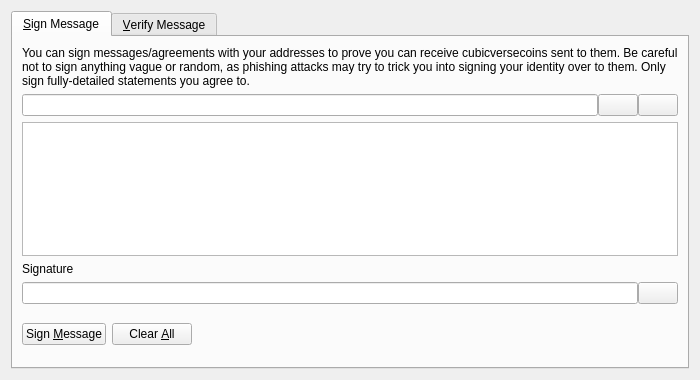
<?xml version="1.0" encoding="UTF-8"?>
<ui version="4.0">
 <class>SignVerifyMessageDialog</class>
 <widget class="QDialog" name="SignVerifyMessageDialog">
  <property name="geometry">
   <rect>
    <x>0</x>
    <y>0</y>
    <width>700</width>
    <height>380</height>
   </rect>
  </property>
  <property name="windowTitle">
   <string>Signatures - Sign / Verify a Message</string>
  </property>
  <property name="modal">
   <bool>true</bool>
  </property>
  <layout class="QVBoxLayout" name="verticalLayout">
   <item>
    <widget class="QTabWidget" name="tabWidget">
     <property name="currentIndex">
      <number>0</number>
     </property>
     <widget class="QWidget" name="tabSignMessage">
      <attribute name="title">
       <string>&amp;Sign Message</string>
      </attribute>
      <layout class="QVBoxLayout" name="verticalLayout_SM">
       <item>
        <widget class="QLabel" name="infoLabel_SM">
         <property name="text">
          <string>You can sign messages/agreements with your addresses to prove you can receive cubicversecoins sent to them. Be careful not to sign anything vague or random, as phishing attacks may try to trick you into signing your identity over to them. Only sign fully-detailed statements you agree to.</string>
         </property>
         <property name="textFormat">
          <enum>Qt::PlainText</enum>
         </property>
         <property name="wordWrap">
          <bool>true</bool>
         </property>
        </widget>
       </item>
       <item>
        <layout class="QHBoxLayout" name="horizontalLayout_1_SM">
         <property name="spacing">
          <number>0</number>
         </property>
         <item>
          <widget class="QValidatedLineEdit" name="addressIn_SM">
           <property name="toolTip">
            <string>The Cubicversecoin address to sign the message with</string>
           </property>
          </widget>
         </item>
         <item>
          <widget class="QPushButton" name="addressBookButton_SM">
           <property name="toolTip">
            <string>Choose previously used address</string>
           </property>
           <property name="text">
            <string/>
           </property>
           <property name="icon">
            <iconset resource="../bitcoin.qrc">
             <normaloff>:/icons/address-book</normaloff>:/icons/address-book</iconset>
           </property>
           <property name="shortcut">
            <string>Alt+A</string>
           </property>
           <property name="autoDefault">
            <bool>false</bool>
           </property>
          </widget>
         </item>
         <item>
          <widget class="QPushButton" name="pasteButton_SM">
           <property name="toolTip">
            <string>Paste address from clipboard</string>
           </property>
           <property name="text">
            <string/>
           </property>
           <property name="icon">
            <iconset resource="../bitcoin.qrc">
             <normaloff>:/icons/editpaste</normaloff>:/icons/editpaste</iconset>
           </property>
           <property name="shortcut">
            <string>Alt+P</string>
           </property>
           <property name="autoDefault">
            <bool>false</bool>
           </property>
          </widget>
         </item>
        </layout>
       </item>
       <item>
        <widget class="QPlainTextEdit" name="messageIn_SM">
         <property name="toolTip">
          <string>Enter the message you want to sign here</string>
         </property>
        </widget>
       </item>
       <item>
        <widget class="QLabel" name="signatureLabel_SM">
         <property name="text">
          <string>Signature</string>
         </property>
         <property name="textFormat">
          <enum>Qt::PlainText</enum>
         </property>
        </widget>
       </item>
       <item>
        <layout class="QHBoxLayout" name="horizontalLayout_2_SM">
         <property name="spacing">
          <number>0</number>
         </property>
         <item>
          <widget class="QLineEdit" name="signatureOut_SM">
           <property name="font">
            <font>
             <italic>true</italic>
            </font>
           </property>
           <property name="readOnly">
            <bool>true</bool>
           </property>
          </widget>
         </item>
         <item>
          <widget class="QPushButton" name="copySignatureButton_SM">
           <property name="toolTip">
            <string>Copy the current signature to the system clipboard</string>
           </property>
           <property name="text">
            <string/>
           </property>
           <property name="icon">
            <iconset resource="../bitcoin.qrc">
             <normaloff>:/icons/editcopy</normaloff>:/icons/editcopy</iconset>
           </property>
           <property name="autoDefault">
            <bool>false</bool>
           </property>
          </widget>
         </item>
        </layout>
       </item>
       <item>
        <layout class="QHBoxLayout" name="horizontalLayout_3_SM">
         <item>
          <widget class="QPushButton" name="signMessageButton_SM">
           <property name="toolTip">
            <string>Sign the message to prove you own this Cubicversecoin address</string>
           </property>
           <property name="text">
            <string>Sign &amp;Message</string>
           </property>
           <property name="icon">
            <iconset resource="../bitcoin.qrc">
             <normaloff>:/icons/edit</normaloff>:/icons/edit</iconset>
           </property>
           <property name="autoDefault">
            <bool>false</bool>
           </property>
          </widget>
         </item>
         <item>
          <widget class="QPushButton" name="clearButton_SM">
           <property name="toolTip">
            <string>Reset all sign message fields</string>
           </property>
           <property name="text">
            <string>Clear &amp;All</string>
           </property>
           <property name="icon">
            <iconset resource="../bitcoin.qrc">
             <normaloff>:/icons/remove</normaloff>:/icons/remove</iconset>
           </property>
           <property name="autoDefault">
            <bool>false</bool>
           </property>
          </widget>
         </item>
         <item>
          <spacer name="horizontalSpacer_1_SM">
           <property name="orientation">
            <enum>Qt::Horizontal</enum>
           </property>
           <property name="sizeHint" stdset="0">
            <size>
             <width>40</width>
             <height>48</height>
            </size>
           </property>
          </spacer>
         </item>
         <item>
          <widget class="QLabel" name="statusLabel_SM">
           <property name="font">
            <font>
             <weight>75</weight>
             <bold>true</bold>
            </font>
           </property>
           <property name="text">
            <string/>
           </property>
           <property name="wordWrap">
            <bool>true</bool>
           </property>
          </widget>
         </item>
         <item>
          <spacer name="horizontalSpacer_2_SM">
           <property name="orientation">
            <enum>Qt::Horizontal</enum>
           </property>
           <property name="sizeHint" stdset="0">
            <size>
             <width>40</width>
             <height>48</height>
            </size>
           </property>
          </spacer>
         </item>
        </layout>
       </item>
      </layout>
     </widget>
     <widget class="QWidget" name="tabVerifyMessage">
      <attribute name="title">
       <string>&amp;Verify Message</string>
      </attribute>
      <layout class="QVBoxLayout" name="verticalLayout_VM">
       <item>
        <widget class="QLabel" name="infoLabel_VM">
         <property name="text">
          <string>Enter the receiver's address, message (ensure you copy line breaks, spaces, tabs, etc. exactly) and signature below to verify the message. Be careful not to read more into the signature than what is in the signed message itself, to avoid being tricked by a man-in-the-middle attack. Note that this only proves the signing party receives with the address, it cannot prove sendership of any transaction!</string>
         </property>
         <property name="textFormat">
          <enum>Qt::PlainText</enum>
         </property>
         <property name="alignment">
          <set>Qt::AlignLeading|Qt::AlignLeft|Qt::AlignTop</set>
         </property>
         <property name="wordWrap">
          <bool>true</bool>
         </property>
        </widget>
       </item>
       <item>
        <layout class="QHBoxLayout" name="horizontalLayout_1_VM">
         <property name="spacing">
          <number>0</number>
         </property>
         <item>
          <widget class="QValidatedLineEdit" name="addressIn_VM">
           <property name="toolTip">
            <string>The Cubicversecoin address the message was signed with</string>
           </property>
          </widget>
         </item>
         <item>
          <widget class="QPushButton" name="addressBookButton_VM">
           <property name="toolTip">
            <string>Choose previously used address</string>
           </property>
           <property name="text">
            <string/>
           </property>
           <property name="icon">
            <iconset resource="../bitcoin.qrc">
             <normaloff>:/icons/address-book</normaloff>:/icons/address-book</iconset>
           </property>
           <property name="shortcut">
            <string>Alt+A</string>
           </property>
           <property name="autoDefault">
            <bool>false</bool>
           </property>
          </widget>
         </item>
        </layout>
       </item>
       <item>
        <widget class="QPlainTextEdit" name="messageIn_VM"/>
       </item>
       <item>
        <widget class="QValidatedLineEdit" name="signatureIn_VM"/>
       </item>
       <item>
        <layout class="QHBoxLayout" name="horizontalLayout_2_VM">
         <item>
          <widget class="QPushButton" name="verifyMessageButton_VM">
           <property name="toolTip">
            <string>Verify the message to ensure it was signed with the specified Cubicversecoin address</string>
           </property>
           <property name="text">
            <string>Verify &amp;Message</string>
           </property>
           <property name="icon">
            <iconset resource="../bitcoin.qrc">
             <normaloff>:/icons/transaction_0</normaloff>:/icons/transaction_0</iconset>
           </property>
           <property name="autoDefault">
            <bool>false</bool>
           </property>
          </widget>
         </item>
         <item>
          <widget class="QPushButton" name="clearButton_VM">
           <property name="toolTip">
            <string>Reset all verify message fields</string>
           </property>
           <property name="text">
            <string>Clear &amp;All</string>
           </property>
           <property name="icon">
            <iconset resource="../bitcoin.qrc">
             <normaloff>:/icons/remove</normaloff>:/icons/remove</iconset>
           </property>
           <property name="autoDefault">
            <bool>false</bool>
           </property>
          </widget>
         </item>
         <item>
          <spacer name="horizontalSpacer_1_VM">
           <property name="orientation">
            <enum>Qt::Horizontal</enum>
           </property>
           <property name="sizeHint" stdset="0">
            <size>
             <width>40</width>
             <height>48</height>
            </size>
           </property>
          </spacer>
         </item>
         <item>
          <widget class="QLabel" name="statusLabel_VM">
           <property name="font">
            <font>
             <weight>75</weight>
             <bold>true</bold>
            </font>
           </property>
           <property name="text">
            <string/>
           </property>
           <property name="wordWrap">
            <bool>true</bool>
           </property>
          </widget>
         </item>
         <item>
          <spacer name="horizontalSpacer_2_VM">
           <property name="orientation">
            <enum>Qt::Horizontal</enum>
           </property>
           <property name="sizeHint" stdset="0">
            <size>
             <width>40</width>
             <height>48</height>
            </size>
           </property>
          </spacer>
         </item>
        </layout>
       </item>
      </layout>
     </widget>
    </widget>
   </item>
  </layout>
 </widget>
 <customwidgets>
  <customwidget>
   <class>QValidatedLineEdit</class>
   <extends>QLineEdit</extends>
   <header>qvalidatedlineedit.h</header>
  </customwidget>
 </customwidgets>
 <resources>
  <include location="../bitcoin.qrc"/>
 </resources>
 <connections/>
</ui>
